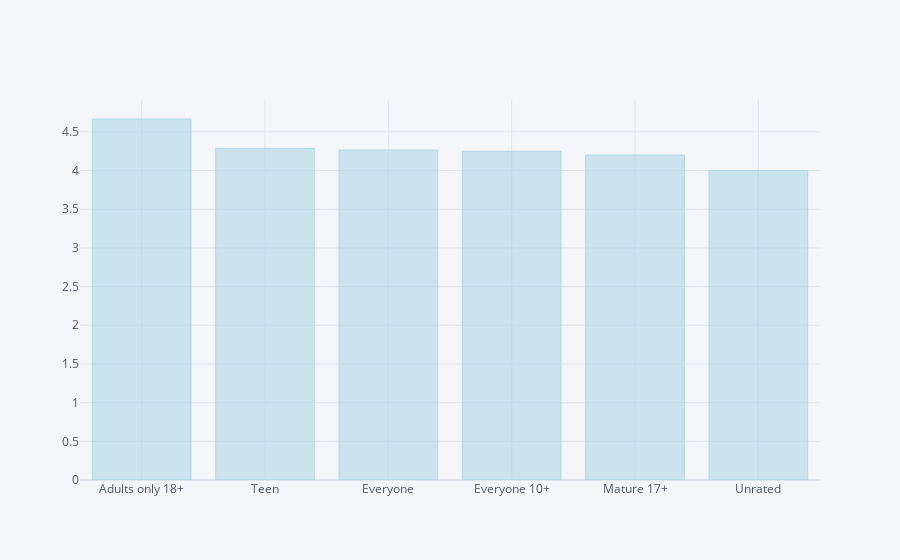

The notebook cell this image was saved under:
### Code cell
## Barplot of Rating and Content Rating

grouped = google_df.pivot_table(values = 'Rating', index = 'Content_Rating', aggfunc = np.mean)
Rating_Category = grouped.sort_values(by = 'Rating', ascending = False)
Rating_Category_head = Rating_Category.head(20)
Rating_Category_head
xaxis_title = 'Content Rating'
Rating_Category_head.iplot(kind = 'bar', color = ['lightblue'])

### Figure 1 — Plotly figure (JSON) as saved in the notebook; plotly's stock layout.template omitted (floating-point values rounded to 4 significant figures)
{"data": [{"marker": {"color": "rgba(173, 216, 230, 0.6)", "line": {"color": "rgba(173, 216, 230, 1.0)", "width": 1}}, "name": "Rating", "orientation": "v", "text": "", "type": "bar", "x": ["Adults only 18+", "Teen", "Everyone", "Everyone 10+", "Mature 17+", "Unrated"], "y": [4.667, 4.287, 4.266, 4.25, 4.201, 4]}], "layout": {"legend": {"bgcolor": "#F5F6F9", "font": {"color": "#4D5663"}}, "paper_bgcolor": "#F5F6F9", "plot_bgcolor": "#F5F6F9", "title": {"font": {"color": "#4D5663"}}, "xaxis": {"gridcolor": "#E1E5ED", "showgrid": true, "tickfont": {"color": "#4D5663"}, "title": {"font": {"color": "#4D5663"}, "text": ""}, "zerolinecolor": "#E1E5ED"}, "yaxis": {"gridcolor": "#E1E5ED", "showgrid": true, "tickfont": {"color": "#4D5663"}, "title": {"font": {"color": "#4D5663"}, "text": ""}, "zerolinecolor": "#E1E5ED"}}}
